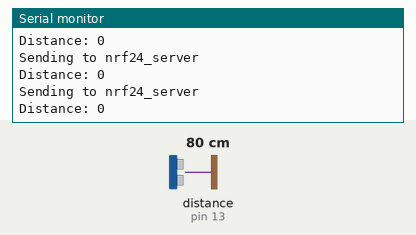
A sketch run on a simulated Arduino Leonardo, built with avr-gcc and run on an emulated ATmega32U4. On the bench: the last lines printed to the serial monitor. The inputs (shaded band) are chosen by the test bench; at power-on: distance to the obstacle (sensor on pin 13) 80 cm. The echo pulse lasts 58.3 µs per cm; no radio packets arrive unless stated.

Above: at 1.3 s.
1.4 s: distance to the obstacle (sensor on pin 13) set to 2 cm
At 2.0 s:
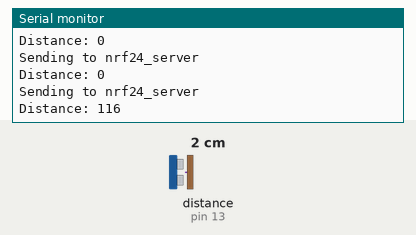
2.9 s: distance to the obstacle (sensor on pin 13) set to 4 cm
At 3.6 s:
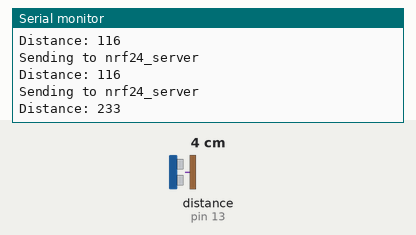
Timing chart, 0 to 5.9 s (numbered marks = the images above; inputs shaded):
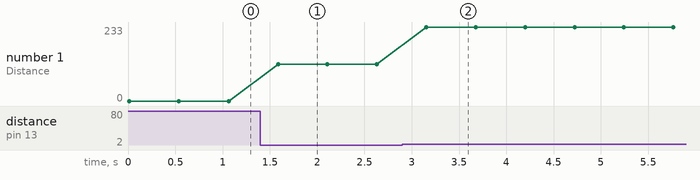

Measured:
- after the input at 1.4 s, the serial monitor: prints a new line after 0.19 s (image 1)
- after the input at 2.9 s, the serial monitor: prints a new line after 0.25 s (image 2)
- plotted number 1: 0 → 116 after the input at 1.4 s, 116 → 233 after the input at 2.9 s

The sketch:

trashcan_client.ino
```cpp
#include <SPI.h>
#include <RH_NRF24.h>
#include <NewPing.h>

#define CE 4
#define CSN 5
// Singleton instance of the radio driver
RH_NRF24 nrf24(CE,CSN);

// Change these to match the pins you've connected the sensor to
const int TRIGGER_PIN = 15;  // GPIO pin used for triggering the ping
const int ECHO_PIN = 13;      // GPIO pin used for receiving the echo
const int MAX_DISTANCE = 48; // Maximum distance we want to ping for (in inches)

NewPing sonar(TRIGGER_PIN, ECHO_PIN, MAX_DISTANCE); // NewPing setup of pins and maximum distance

void setup()
{
  Serial.begin(9600);
  while (!Serial)
    ; // wait for serial port to connect. Needed for Leonardo only
  if (!nrf24.init())
    Serial.println("init failed");
  // Defaults after init are 2.402 GHz (channel 2), 2Mbps, 0dBm
  if (!nrf24.setChannel(1))
    Serial.println("setChannel failed");
  if (!nrf24.setRF(RH_NRF24::DataRate2Mbps, RH_NRF24::TransmitPower0dBm))
    Serial.println("setRF failed");
}


void loop()
{
  Serial.println("Sending to nrf24_server");

  // Getting URM reading
  int distance = sonar.ping(); // Send ping, get ping time in inches
  Serial.print("Distance: ");
  Serial.println(distance);

  // Send a message to nrf24_server
  uint8_t data[] = {distance & 0xFF, distance >> 8};
  nrf24.send(data, sizeof(data));

  nrf24.waitPacketSent();
  // Now wait for a reply
  uint8_t buf[RH_NRF24_MAX_MESSAGE_LEN];
  uint8_t len = sizeof(buf);

  nrf24.waitPacketSent();
  delay(400);
}
```
